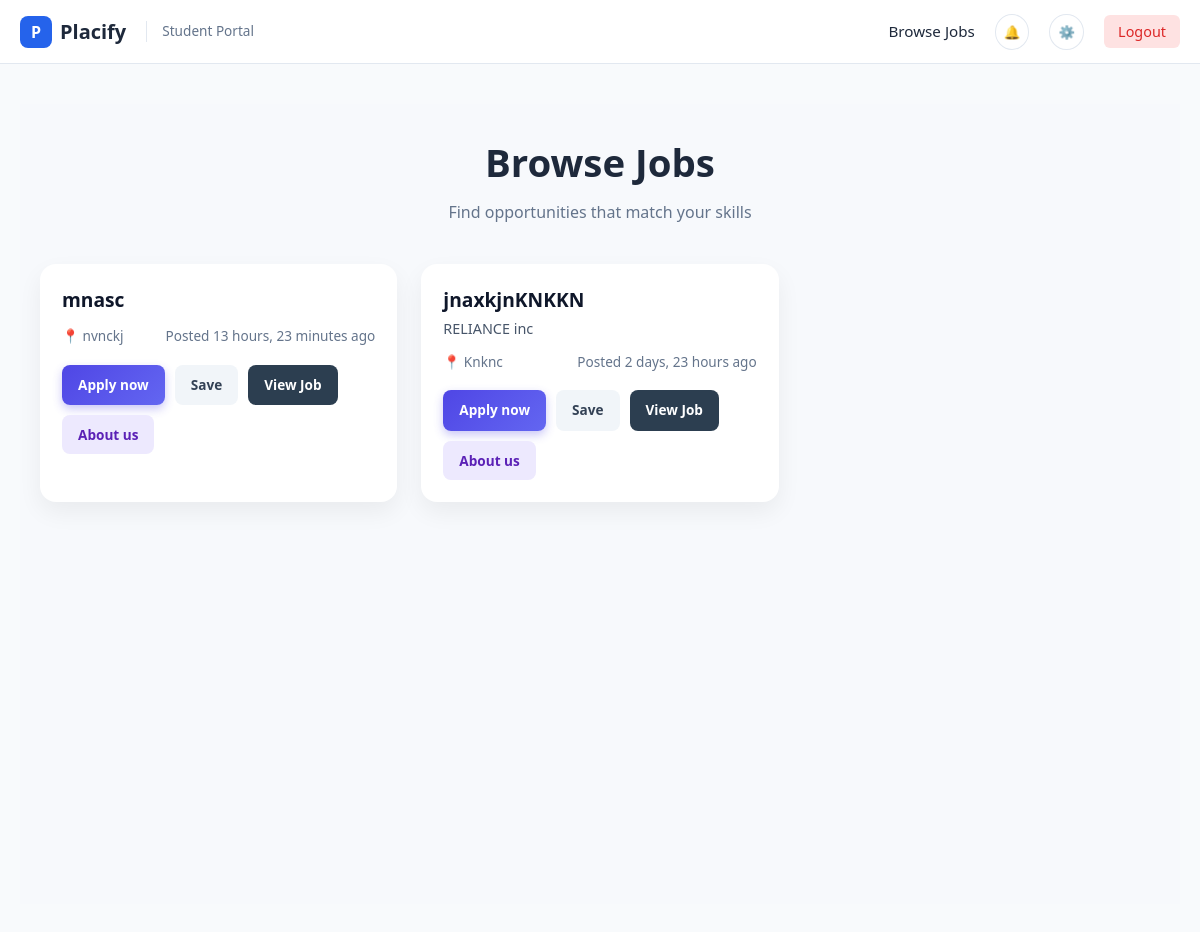
/jobs/student/jobs/ (signed in), run on the app's committed database.
### jobs/models.py (models this page shows, shortened)
class Job(models.Model):
    JOB_TYPE_CHOICES = [
        ('FULL_TIME', 'Full Time'),
        ('PART_TIME', 'Part Time'),
        ('INTERNSHIP', 'Internship'),
        ('CONTRACT', 'Contract'),
    ]
    REMOTE_TYPE_CHOICES = [
        ('ONSITE', 'On-site'),
        ('REMOTE', 'Remote'),
        ('HYBRID', 'Hybrid'),
    ]
    company = models.ForeignKey(
        CompanyProfile,
        on_delete=models.CASCADE,
        related_name='jobs'
    )
    title = models.CharField(max_length=255)
    location = models.CharField(max_length=150)
    job_type = models.CharField(
        max_length=20,
        null=True,
        blank=True,
        default='FULL-TIME'
    )
    remote_type = models.CharField(
        max_length=50,
        null=True,
        blank=True
    )
    description = models.TextField()
    required_experience = models.CharField(
        max_length=100,
        null=True,
        blank=True,
        help_text="e.g. 0-2 years, 3-5 years"
    )
    skills = models.TextField(
        max_length=255,
        null=True,
        blank=True,
        help_text="Comma separated skills (Python, Django, SQL)"
    )
    qualifications = models.TextField(blank=True)
    responsibilities = models.TextField(blank=True)
    benefits = models.TextField(blank=True)
    salary = models.CharField(max_length=100, blank=True)
    application_deadline = models.DateField(
        null=True,
        blank=True
    )
    is_active = models.BooleanField(default=True)
    created_at = models.DateTimeField(auto_now_add=True)
    def is_open(self):
        if not self.is_active:
            return False
        if self.application_deadline:
            return self.application_deadline >= timezone.now().date()
        return True

### profiles/models.py (models this page shows, shortened)
class CompanyProfile(models.Model):
    user = models.OneToOneField(User, on_delete=models.CASCADE)
    company_name = models.CharField(max_length=255, blank=True)
    website = models.URLField(blank=True)
    industry = models.CharField(max_length=100, blank=True)
    company_size = models.CharField(
        max_length=50,
        blank=True,
        help_text="e.g. 1-10, 11-50, 51-200"
    )
    founded_year = models.IntegerField(null=True, blank=True)
    headquarters = models.CharField(max_length=150, blank=True)
    description = models.TextField(blank=True)
    hr_name = models.CharField(max_length=100, blank=True)
    hr_email = models.EmailField(blank=True)
    linkedin_page = models.URLField(blank=True)
    created_at = models.DateTimeField(auto_now_add=True)
    is_public = models.BooleanField(default=True)
    show_email = models.BooleanField(default=False)

### jobs/views.py (the view)
# urls.py: path('student/jobs/', student_job_list, name='student_job_list'),
@login_required
def student_job_list(request):
    if request.user.role != request.user.Role.STUDENT:
        raise PermissionDenied
    student_profile = request.user.studentprofile
    applied_job_ids = set(
        Application.objects.filter(student=student_profile)
        .values_list('job_id', flat=True)
    )
    saved_job_ids = set(
        SavedJob.objects.filter(student=student_profile)
        .values_list('job_id', flat=True)
    )
    jobs = Job.objects.exclude(id__in=applied_job_ids).order_by('-created_at')
    return render(request, 'jobs/student_job_list.html',{
        'jobs': jobs,
        'applied_job_ids': applied_job_ids,
        'saved_job_ids': saved_job_ids,
    })

### notifications/context_processors.py (called while the page is built)
def notification_data(request):
    if request.user.is_authenticated:
        all_notifications = Notification.objects.filter(
            user=request.user
        ).order_by('-created_at')
        unread_count = all_notifications.filter(is_read=False).count()
        notifications = all_notifications[:5]
        return {
            "notifications": notifications,
            "unread_count": unread_count
        }
    return {}

### templates/jobs/student_job_list.html (shortened to what this page needs)
{% extends 'base.html' %}
{% load static %}
{% block content %}
<link rel="stylesheet" href="{% static 'jobs/student_job_list.css' %}">
<div class="page-wrapper">
    <header class="page-header">
        <h1>Browse Jobs</h1>
        <p>Find opportunities that match your skills</p>
    </header>
    {% if jobs %}
    <section class="jobs-grid">
        {% for job in jobs %}
        <article class="job-card">
            <div class="job-header">
                <h3 class="job-title">{{ job.title }}</h3>
                <span class="company-name">
                    {{ job.company.company_name }}
                </span>
            </div>
            <div class="job-meta">
                <span class="job-location">
                    📍 {{ job.location|default:"Location not specified" }}
                </span>
                <span class="job-date">
                    Posted {{ job.created_at|timesince }} ago
                </span>
            </div>
            <div class="job-actions">
                {% if job.id in applied_job_ids %}
                <button class="btn btn-applied" disabled>
                    ✓ Applied
                </button>
                {% else %}
                {% if job.is_open %}
                <a href="{% url 'applications:apply_job' job.id %}" class="btn apply-btn"> Apply now</a>
                {% else %}
                <button class="btn apply-btn" disabled>Applications Closed</button>
                {% endif %}
                {% endif %}
                {% if saved_job_ids and job.id in saved_job_ids %}
                <button class="btn btn-saved" disabled>
                    ⭐ Saved
                </button>
                {% else %}
                <a href="{% url 'jobs:save_job' job.id %}" class="btn btn-save">
                    Save
                </a>
                {% endif %}
                <a href="{% url 'jobs:company_view_job' job.id %}" class="btn btn-view-details">
                    View Job
                </a>
                <button type="button" class="btn btn-secondary about-btn" onclick="toggleCompany({{ job.id }})">
                    About us
                </button>
            </div>
        </article>
        {% endfor %}
    </section>
    {% else %}
    <div class="empty-state">
        <p>No jobs available right now</p>
        <span>Check back later for new opportunities</span>
    </div>
    {% endif %}
</div>
{% endblock %}

### static/base.css (style rules this page uses)
:root { --primary: #2563eb; --primary-dark: #1d4ed8; --bg-body: #f8fafc; --bg-card: #ffffff; --text-main: #1e293b; --text-muted: #64748b; --border: #e2e8f0; --shadow: 0 4px 6px -1px rgb(0 0 0 / 0.1), 0 2px 4px -2px rgb(0 0 0 / 0.1); --transition: all 0.2s ease; }
* { box-sizing: border-box; margin: 0; padding: 0; }
body { font-family: 'Inter', sans-serif; background-color: var(--bg-body); color: var(--text-main); line-height: 1.5; }

### static/jobs/student_job_list.css (style rules this page uses)
* { margin: 0; padding: 0; box-sizing: border-box; font-family: "Segoe UI", system-ui, sans-serif; }
.page-wrapper { max-width: 1200px; margin: auto; padding: 30px 20px 60px; background: #f7f9fc; min-height: 100vh; }
.page-header { text-align: center; margin-bottom: 40px; }
.page-header h1 { font-size: 2.4rem; color: #1e293b; }
.page-header p { color: #64748b; margin-top: 8px; font-size: 1rem; }
.jobs-grid { display: grid; grid-template-columns: repeat(auto-fill, minmax(320px, 1fr)); gap: 24px; }
.job-card { background: #ffffff; border-radius: 16px; padding: 22px; box-shadow: 0 10px 25px rgba(0,0,0,0.06); transition: transform 0.2s ease, box-shadow 0.2s ease; }
.job-header { margin-bottom: 12px; }
.job-title { font-size: 1.2rem; font-weight: 600; color: #0f172a; }
.company-name { display: block; font-size: 0.9rem; color: #475569; margin-top: 4px; }
.job-meta { display: flex; justify-content: space-between; font-size: 0.85rem; color: #64748b; margin: 12px 0 18px; }
.job-actions { display: flex; flex-wrap: wrap; align-items: stretch; gap: 10px; }
.btn { display: flex; align-items: center; justify-content: center; padding: 10px 16px; border-radius: 8px; font-size: 0.85rem; font-weight: 600; text-decoration: none; border: none; cursor: pointer; transition: all 0.25s ease; white-space: nowrap; }
.apply-btn { background: linear-gradient(135deg, #4f46e5, #6366f1); color: #ffffff; box-shadow: 0 4px 10px rgba(79, 70, 229, 0.3); }
.btn-save { background: #f1f5f9; color: #334155; }
.btn-secondary { background: #ede9fe; color: #5b21b6; }
.btn-view-details { background-color: #2c3e50; color: #fff; }

### data on the page
Job: title "mnasc", location "nvnckj", created_at "13 hours, 23 minutes", is_active "Apply now", shows "Save"
Job: title "jnaxkjnKNKKN", company.company_name "RELIANCE inc", location "Knknc", created_at "2 days, 23 hours", is_active "Apply now", shows "Save"
